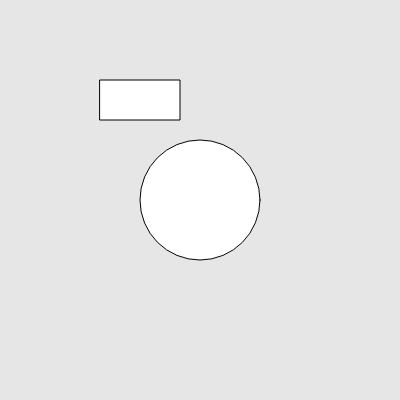
Frame 1 (no input)
Frame 60 (no input): identical to frame 1, image omitted
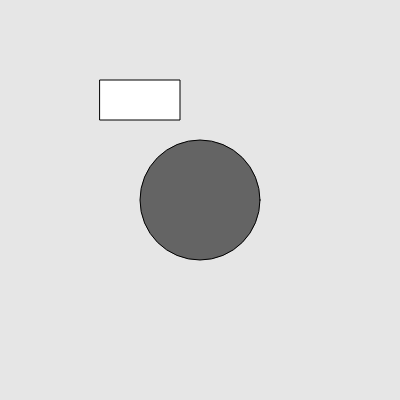
Frame 120 (the mouse pressed at the canvas centre since frame 60)

The p5.js sketch that drew these frames (run headless with seeded random() and noise() and a simulated clock; from frame 60 on, the mouse is pressed at the canvas centre):

// p5.js sketch
// ── sketch.js
const BUTN_X = 100, // rect button
      BUTN_W = 80,
      BUTN_Y = 80,
      BUTN_H = 40;
      
const CBTN_X = 200, // circular button
      CBTN_Y = 200,
      CBTN_R = 60;
      


function setup() {
    createCanvas(400, 400);
}

function draw() { 
   background(230);
   if (mouseX > BUTN_X && mouseX < BUTN_X + BUTN_W &&
       mouseY > BUTN_Y && mouseY < BUTN_Y + BUTN_H) {
      fill(100);
   } else {
      fill(255);
   }
   rect(BUTN_X, BUTN_Y, BUTN_W, BUTN_H);
   let d = dist(CBTN_X, CBTN_Y, mouseX, mouseY)
   if (d < CBTN_R) {
      fill(100);
   } else {
      fill(255);
   }
   ellipse(CBTN_X, CBTN_Y, CBTN_R * 2);
}
